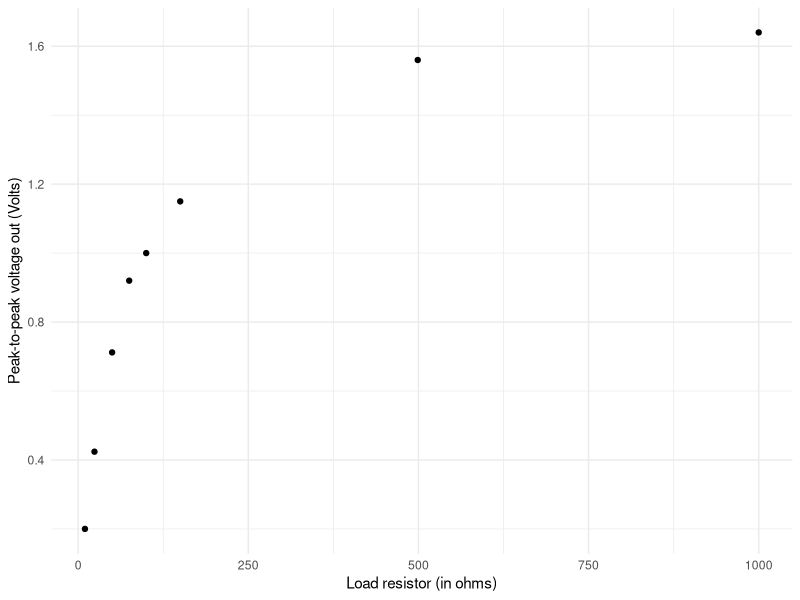

Here is the R script that generated this plot:
## ---- chunk 1
#| include: false
library(tidyverse)
## ---- chunk 2
#| include: false
df <- tribble(~load,~vpp,
              49.9, 712,
              1000,1640,
              10, 200,
              100, 1000,
              24, 424,
              150,1150,
              75, 920,
              499,1560)
df %>% ggplot(aes(x=load, y=vpp/1000)) +
  geom_point() +
  theme_minimal() +
  labs(x="Load resistor (in ohms)", y="Peak-to-peak voltage out (Volts)")
## ---- chunk 3
output_impedance <- function(v1,v2,r1,r2) {
  vratio <- v2/v1
  rratio <- r2/r1
  (r2 - vratio * r2) /(vratio - rratio)
}
